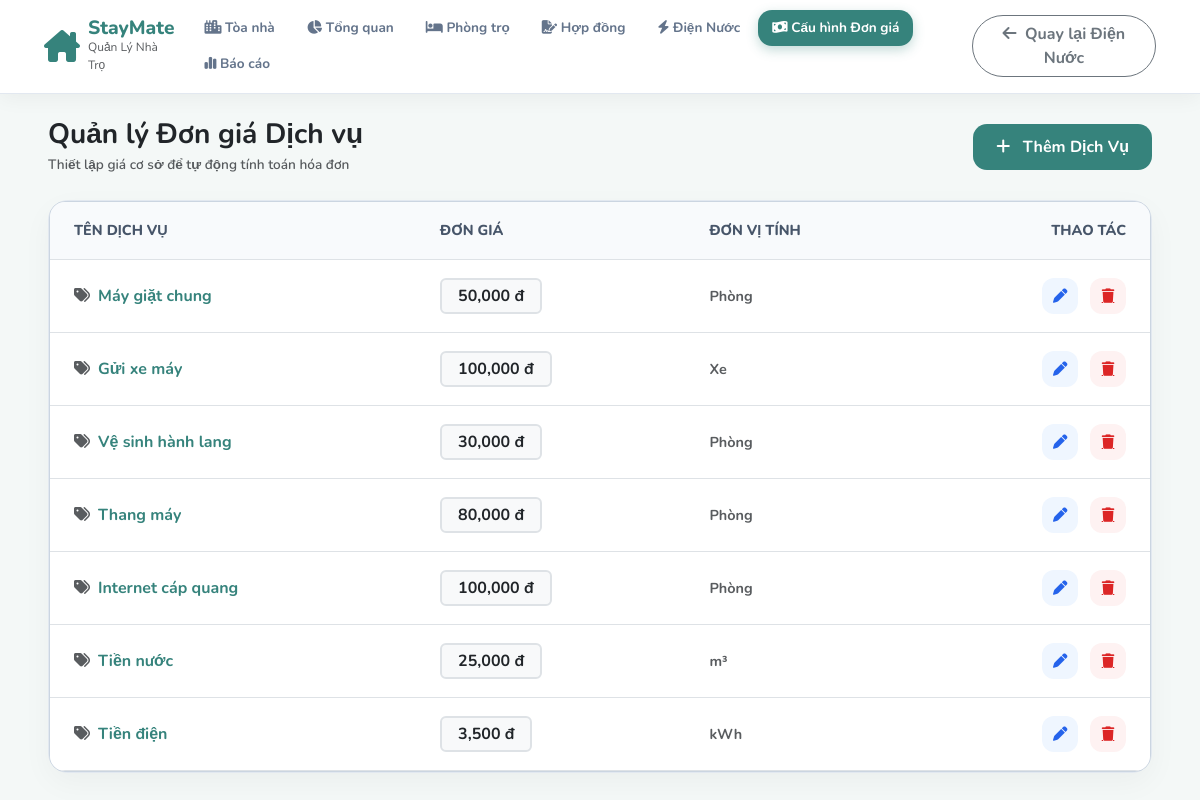
Page /BaiTapCaNhan/05_DoMinhNguyet/public/index.php on the committed database.
### tables this page shows
CREATE TABLE `services` (
  `id` int NOT NULL AUTO_INCREMENT,
  `service_name` varchar(100) NOT NULL,
  `unit_price` decimal(10,2) NOT NULL,
  `unit` varchar(50) NOT NULL,
  `is_active` tinyint(1) DEFAULT '1',
  `created_at` timestamp NULL DEFAULT CURRENT_TIMESTAMP,
  PRIMARY KEY (`id`)
);

### BaiTapCaNhan/05_DoMinhNguyet/src/Controller/ServiceController.php (called while the page is built, shortened)
<?php
class ServiceController {
    private $repo;
    public function __construct($repo) {
        $this->repo = $repo;
    }
    public function index() {
        $services = $this->repo->getAll();
        require __DIR__ . '/../View/service_list.php';
    }
}
?>

### BaiTapCaNhan/05_DoMinhNguyet/src/Repository/ServiceRepository.php (called while the page is built, shortened)
<?php
class ServiceRepository {
    private $pdo;
    public function __construct($pdo) {
        $this->pdo = $pdo;
    }
    public function getAll() {
        $stmt = $this->pdo->query("SELECT * FROM services ORDER BY id DESC");
        return $stmt->fetchAll();
    }
}
?>

### BaiTapCaNhan/05_DoMinhNguyet/src/View/service_list.php (the view, shortened to what this page needs)
<!DOCTYPE html>
<html lang="vi">
<head>
    <link href="https://cdn.jsdelivr.net/npm/bootstrap@5.3.0/dist/css/bootstrap.min.css" rel="stylesheet">
    <link rel="stylesheet" href="https://cdnjs.cloudflare.com/ajax/libs/font-awesome/6.4.0/css/all.min.css">
</head>
<body>
    <?php $rootUrl = (strpos($_SERVER['SCRIPT_NAME'] ?? '', '/BaiTapCaNhan/') !== false) ? '../../../index.php' : 'index.php'; ?>
    <nav class="navbar navbar-expand-lg navbar-custom sticky-top">
        <div class="container-fluid px-3 px-xl-4">
            <a class="brand-logo d-flex align-items-center gap-2 text-decoration-none me-3" href="<?= $rootUrl ?>?route=dashboard">
                <i class="fa-solid fa-house-chimney"></i>
                <div>
                    <div class="brand-text lh-1">StayMate</div>
                    <div class="text-muted" style="font-size: 0.75rem;">Quản Lý Nhà Trọ</div>
                </div>
            </a>
            <ul class="nav nav-pills me-auto d-none d-lg-flex">
                <li class="nav-item"><a class="nav-link" href="<?= $rootUrl ?>?route=dashboard"><i class="fa-solid fa-city"></i> Tòa nhà</a></li>
                <li class="nav-item"><a class="nav-link" href="<?= $rootUrl ?>?route=overview"><i class="fa-solid fa-chart-pie"></i> Tổng quan</a></li>
                <li class="nav-item"><a class="nav-link" href="<?= $rootUrl ?>?route=rooms"><i class="fa-solid fa-bed"></i> Phòng trọ</a></li>
                <li class="nav-item"><a class="nav-link" href="<?= $rootUrl ?>?route=contracts"><i class="fa-solid fa-file-signature"></i> Hợp đồng</a></li>
                <li class="nav-item"><a class="nav-link" href="<?= $rootUrl ?>?route=utilities"><i class="fa-solid fa-bolt"></i> Điện Nước</a></li>
                <li class="nav-item"><a class="nav-link active" href="<?= $rootUrl ?>?route=services"><i class="fa-solid fa-money-bill-wave"></i> Cấu hình Đơn giá</a></li>
                <li class="nav-item"><a class="nav-link" href="<?= $rootUrl ?>?route=reports"><i class="fa-solid fa-chart-simple"></i> Báo cáo</a></li>
            </ul>
            <a href="<?= $rootUrl ?>?route=utilities" class="btn btn-outline-secondary rounded-pill fw-bold text-xs"><i class="fa-solid fa-arrow-left me-1"></i> Quay lại Điện Nước</a>
        </div>
    </nav>
    <div class="container-fluid px-4 px-xl-5 py-4">
        <div class="d-flex justify-content-between align-items-center mb-4">
            <div>
                <h3 class="fw-bold mb-1 text-dark">Quản lý Đơn giá Dịch vụ</h3>
                <div class="text-muted fw-semibold" style="font-size: 0.85rem;">Thiết lập giá cơ sở để tự động tính toán hóa đơn</div>
            </div>
            <button class="btn btn-teal-custom" data-bs-toggle="modal" data-bs-target="#serviceModal" onclick="openAddModal()">
                <i class="fa-solid fa-plus me-2"></i> Thêm Dịch Vụ
            </button>
        </div>
        <div class="content-card p-0">
            <div class="table-container table-responsive">
                <table class="table table-custom table-hover mb-0">
                    <thead>
                        <tr>
                            <th class="ps-4">TÊN DỊCH VỤ</th>
                            <th>ĐƠN GIÁ</th>
                            <th>ĐƠN VỊ TÍNH</th>
                            <th class="text-end pe-4">THAO TÁC</th>
                        </tr>
                    </thead>
                    <tbody>
                        <?php foreach ($services as $sv): ?>
                        <tr>
                            <td class="ps-4 fw-bold" style="color: var(--primary-teal); font-size: 1rem;"><i class="fa-solid fa-tags me-2 text-muted"></i><?= htmlspecialchars($sv['service_name']) ?></td>
                            <td><span class="badge bg-light text-dark border border-2 px-3 py-2 fs-6"><?= number_format($sv['unit_price']) ?> đ</span></td>
                            <td class="fw-bold text-muted"><?= htmlspecialchars($sv['unit']) ?></td>
                            <td class="text-end pe-4">
                                <button class="action-btn-edit me-2" onclick="openEditModal(<?= $sv['id'] ?>, '<?= htmlspecialchars($sv['service_name']) ?>', <?= $sv['unit_price'] ?>, '<?= htmlspecialchars($sv['unit']) ?>')">
                                    <i class="fa-solid fa-pen"></i>
                                </button>
                                <a href="index.php?route=services&action=delete&id=<?= $sv['id'] ?>" class="action-btn-delete" onclick="return confirm('Bạn có chắc chắn muốn xóa dịch vụ này?');">
                                    <i class="fa-solid fa-trash"></i>
                                </a>
                            </td>
                        </tr>
                        <?php endforeach; ?>
                    </tbody>
                </table>
            </div>
        </div>
    </div>
</body>
</html>

### BaiTapCaNhan/05_DoMinhNguyet/src/View/service_list.php (style rules this page uses)
:root { --primary-teal: #36837c; --primary-hover: #2a6a64; --bg-body: #f4f8f7; --card-radius: 20px; }
body { background-color: var(--bg-body); font-family: 'Nunito', sans-serif; font-size: 0.9rem; color: #334155; }
.navbar-custom { background-color: #ffffff; padding: 10px 20px; box-shadow: 0 4px 20px rgba(0, 0, 0, 0.05); border-bottom: 1px solid #e2e8f0; }
.brand-logo i { color: var(--primary-teal); font-size: 2rem; }
.brand-text { color: var(--primary-teal); font-weight: 800; font-size: 1.2rem; }
.nav-pills .nav-link { color: #64748b; font-weight: 700; font-size: 0.85rem; padding: 8px 14px; border-radius: 14px; margin-right: 4px; }
.nav-pills .nav-link.active { background-color: var(--primary-teal); color: white; box-shadow: 0 4px 12px rgba(54, 131, 124, 0.3); }
.content-card { background: #ffffff; border-radius: var(--card-radius); border: 1px solid #e2e8f0; box-shadow: 0 10px 30px rgba(0, 0, 0, 0.04); }
.btn-teal-custom { background-color: var(--primary-teal); color: white; border-radius: 14px; font-weight: 700; padding: 10px 22px; }
.table-container { border: 1px solid #cbd5e1; border-radius: 16px; overflow: hidden; }
.table-custom th { background-color: #f8fafc; color: #475569; font-weight: 800; padding: 18px 20px; text-transform: uppercase; }
.table-custom td { padding: 18px 20px; vertical-align: middle; font-weight: 600; }
.action-btn-edit, .action-btn-delete { width: 36px; height: 36px; display: inline-flex; align-items: center; justify-content: center; border-radius: 12px; border: none; cursor: pointer; transition: 0.2s; }
.action-btn-edit { background-color: #eff6ff; color: #2563eb; }
.action-btn-delete { background-color: #fef2f2; color: #dc2626; }

### rows in the picture
services: service_name "Máy giặt chung", unit_price "50,000", unit "Phòng"
services: service_name "Gửi xe máy", unit_price "100,000", unit "Xe"
services: service_name "Vệ sinh hành lang", unit_price "30,000", unit "Phòng"
services: service_name "Thang máy", unit_price "80,000", unit "Phòng"
services: service_name "Internet cáp quang", unit_price "100,000", unit "Phòng"
services: service_name "Tiền nước", unit_price "25,000", unit "m³"
services: service_name "Tiền điện", unit_price "3,500", unit "kWh"
